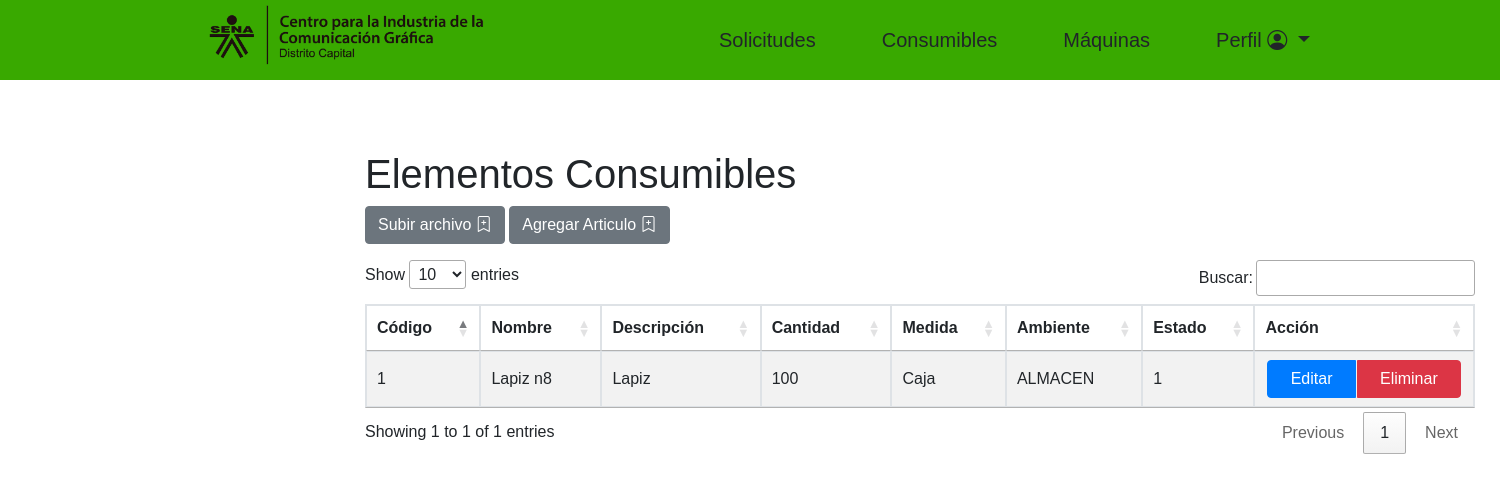
Page /almacen/PrincipalAlmacen.php (signed in) on the committed database.
### tables this page shows
CREATE TABLE `elemento` (
  `id_elemento` int(11) primary key NOT NULL AUTO_INCREMENT,
  `codigo` int(11) NOT NULL,
  `descripcion` varchar(255) NOT NULL,
  `und_medida` varchar(255) NOT NULL,
  `ambiente` int(11) NOT NULL,
  `cantidad` int(11) NOT NULL,
  `cantidad_solicitada` int(11),
  `cantidad_entregada` int(11) DEFAULT 0,
  `nombre` varchar(255) NOT NULL,
  `estado` varchar(11) NOT NULL,
  `observaciones` varchar(255) NOT NULL,
   FOREIGN KEY (`ambiente`) REFERENCES `ambiente` (`id_ambiente`) ON DELETE CASCADE ON UPDATE CASCADE
);

CREATE TABLE `ambiente` (
  `id_ambiente` int(11) primary key NOT NULL AUTO_INCREMENT,
  `nombre_ambiente` varchar(255) NOT NULL,
  `descripcion` varchar(255) NOT NULL,
  `id_area` int(11) NOT NULL,
  FOREIGN KEY (`id_area`) REFERENCES `area` (`id`) ON DELETE CASCADE ON UPDATE CASCADE
);

### almacen/PrincipalAlmacen.php (the view, shortened to what this page needs)
<?php
include('../PHP/Conexion.php');
$consulta = "SELECT * FROM elemento";
$resultado_inventario = mysqli_query($conexion, $consulta);
?>
<!DOCTYPE html>
<html lang="en">
<head>
    <link rel="stylesheet" href="../CSS/style_programas_admin.css">
    <link rel="stylesheet" href="https://cdn.datatables.net/1.13.1/css/jquery.dataTables.min.css">
    <link rel="stylesheet" href="https://cdn.jsdelivr.net/npm/bootstrap-icons@1.10.2/font/bootstrap-icons.css">
    <link rel="stylesheet" href="https://cdn.jsdelivr.net/npm/bootstrap@4.6.1/dist/css/bootstrap.min.css">
</head>
<header>
    <div class="container">
        <div class="row">
            <div class="col-lg-5 logo_section">
                <div class="full">
                    <div class="center-desk">
                        <div class="logo">
                            <img src="../images/logo_cenigraf.png" alt="cenigraf logo" width="300px">
                        </div>
                    </div>
                </div>
            </div>
            <div class="col-5">
                <nav class="navigation navbar navbar-expand-md navbar-dark mr-auto">
                    <div class="collapse navbar-collapse">
                        <ul class="nav navbar-expand">
                            <li class="nav-link">
                                <a href="SolicitudPerAlmacen.php" id="btn-nav" class="btn btn-lg">Solicitudes</a>
                            </li>
                            <li class="nav-link">
                                <a href="PrincipalAlmacen.php" id="btn-nav" class="btn btn-lg">Consumibles</a>
                            </li>
                            <li class="nav-link">
                                <a class="btn btn-lg" href="MaquinasAlmacen.php" id="btn-nav">Máquinas</a>
                            </li>
                            <li class="nav-link">
                                <div class="dropdown">
                                    <button type="button" class="btn btn-lg dropdown-toggle" data-toggle="dropdown">
                                        Perfil <i class="bi bi-person-circle"></i></i>
                                    </button>
                                </div>
                            </li>
                        </ul>
                    </div>
                </nav>
            </div>
        </div>
    </div>
</header>
<body>
    <div class="container" id="info">
        <h1>Elementos Consumibles</h1>
        <button class="btn btn-secondary mb-3" data-toggle="collapse" data-target="#archivoInventario">Subir archivo <i class="bi bi-bookmark-plus"></i></button>
        <button class="btn btn-secondary mb-3" data-toggle="collapse" data-target="#articulo">Agregar Articulo <i class="bi bi-bookmark-plus"></i></button>
        <br>
        <table class="table table-striped table-bordered table-sm" id="tabla_ele">
            <thead>
                <tr>
                    <th>Código</th>
                    <th>Nombre</th>
                    <th>Descripción</th>
                    <th>Cantidad</th>
                    <th>Medida</th>
                    <th>Ambiente</th>
                    <th>Estado</th>
                    <th>Acción</th>
                </tr>
            </thead>
            <tbody id="body_inve">
                <?php
                while ($fila = mysqli_fetch_assoc($resultado_inventario)) {
                    echo "<tr>";
                    echo "<td>{$fila['codigo']}</td>";
                    echo "<td>{$fila['nombre']}</td>";
                    echo "<td>{$fila['descripcion']}</td>";
                    echo "<td>{$fila['cantidad']}</td>";
                    echo "<td>{$fila['und_medida']}</td>";
                    $id_ambiente = $fila['ambiente'];
                    $consulta_ambiente = "SELECT nombre_ambiente FROM ambiente WHERE id_ambiente = '$id_ambiente'";
                    $resultado_ambiente = mysqli_query($conexion, $consulta_ambiente);
                    $nombre_ambiente = mysqli_fetch_assoc($resultado_ambiente)['nombre_ambiente'];
                    echo "<td>{$nombre_ambiente}</td>";
                    echo "<td>{$fila['estado']}</td>";
                    echo "<td>";
                    echo "<div class='btn-group'>";
                    echo "<button type='button' class='btn btn-primary actualizar' data-toggle='modal' data-target='#editarinve'
    data-codigo='{$fila['codigo']}' data-nombre='{$fila['nombre']}' data-descripcion='{$fila['descripcion']}' data-cantidad='{$fila['cantidad']}' data-und_medida='{$fila['und_medida']}' data-estado='{$fila['estado']}'>
    Editar
</button>";
                    echo "<button type='button' class='btn btn-danger eliminar'>
    Eliminar
</button>";
                    echo "</div>";
                    echo "</td>";
                    echo "</tr>";
                }
                ?>
            </tbody>
        </table>
    </div>
</body>
</html>

### CSS/style_programas_admin.css (style rules this page uses)
header { background-color: rgb(57, 169, 0); }
#info { margin: 70px 350px; }
.container { Font-family: Century Gothic, CenturyGothic, AppleGothic, sans-serif; }

### almacen/PrincipalAlmacen.php (style rules this page uses)
.table td, .table th { vertical-align: middle; }
.btn-group { display: flex; justify-content: center; }
.btn-group .btn { margin: 0 2px; }

### rows in the picture
elemento: codigo "1", nombre "Lapiz n8", descripcion "Lapiz", cantidad "100", und_medida "Caja", ambiente.nombre_ambiente "ALMACEN", estado "1"
